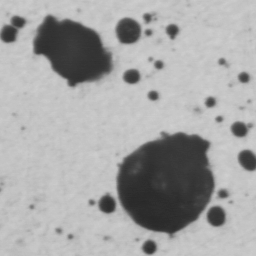
#> input picture OpenCV/alu1.png, 256 x 256 px, found by its file name
$ python Thresholding.py
#> lines starting #> are read from the running program, lines starting #| are printed output that depends on the picture; after the words box and inside, x2 and y2 are one past the last pixel; in counts of white or black regions, pixels touching at a corner belong together
import cv2 as cv

img = cv.imread('d:\\1-JoStudio\APPs\OpenCV\\alu1.png', cv.IMREAD_GRAYSCALE)
#> img is the input picture: shape (256, 256); min 40, max 208, mean 164.7
cv.imshow('Original Object', img)

ret, thsa = cv.threshold(img, 128, 255, cv.THRESH_BINARY)
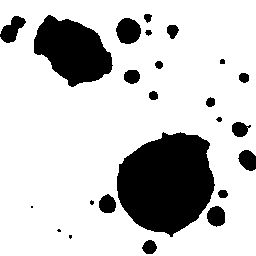
#> thsa: shape (256, 256); 78.6% white; 24 black regions (4 under 20 px), largest, box (x1, y1, x2, y2) and area: (117, 132, 215, 237) 7539, (34, 15, 113, 87) 3619, (116, 18, 141, 44) 501
cv.imshow('Binary Threshed Object', thsa)

ret, thsb = cv.threshold(img, 128, 255, cv.THRESH_BINARY_INV)
cv.imshow('Inverse Binary Threshed Object', thsb)

ret, thsc = cv.threshold(img, 128, 255, cv.THRESH_TRUNC)
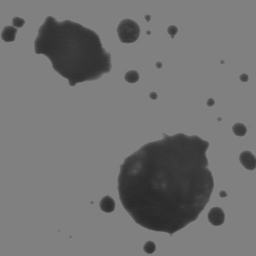
#> thsc: shape (256, 256); min 40, max 128, mean 114.3
cv.imshow('Truncted Object', thsc)

ret, thsd = cv.threshold(img, 128, 255, cv.THRESH_TOZERO_INV)
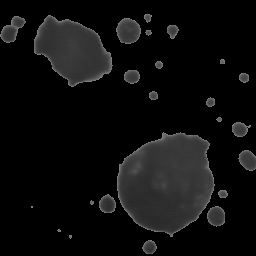
#> thsd: shape (256, 256); min 0, max 128, mean 13.7
cv.imshow('To Zero Inversed Object', thsd)

ret, thse = cv.threshold(img, 128, 255, cv.THRESH_TOZERO)
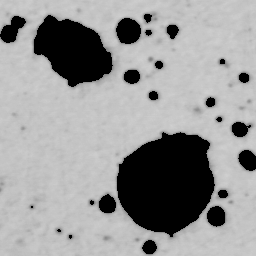
#> thse: shape (256, 256); min 0, max 208, mean 151
cv.imshow('To Zero Object', thse)

cv.waitKey(0)
cv.destroyAllWindows()
